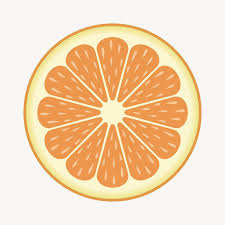
#> input picture Rotational/images.jfif, 225 x 225 px
$ python detect2.py images.jfif
#> lines starting #> are read from the running program, lines starting #| are printed output that depends on the picture; after the words box and inside, x2 and y2 are one past the last pixel; in counts of white or black regions, pixels touching at a corner belong together
import sys
import cv2
import matplotlib.pyplot as plt
import numpy as np

# Adjust SIFT parameters here
sift = cv2.SIFT_create(contrastThreshold=0.01, edgeThreshold=5)

def convert_to_polar(image):
    center = (image.shape[1] // 2, image.shape[0] // 2)
    max_radius = np.hypot(center[0], center[1])
    polar_image = cv2.linearPolar(image, center, max_radius, cv2.WARP_FILL_OUTLIERS)
    return polar_image, center, max_radius

def remove_background(image):
    # Create a mask initialized with zeros (background)
    mask = np.zeros(image.shape[:2], np.uint8)

    # Define background and foreground models
    bgd_model = np.zeros((1, 65), np.float64)
    fgd_model = np.zeros((1, 65), np.float64)

    # Define a rectangle enclosing the foreground object
    rect = (50, 50, image.shape[1] - 50, image.shape[0] - 50)

    # Run GrabCut algorithm to segment foreground from background
    cv2.grabCut(image, mask, rect, bgd_model, fgd_model, 5, cv2.GC_INIT_WITH_RECT)

    # Modify the mask to mark probable foreground and definite background pixels
    mask2 = np.where((mask == 2) | (mask == 0), 0, 1).astype('uint8')

    # Apply the mask to the original image
    result = image * mask2[:, :, np.newaxis]

    return result


def detect_rotational_symmetry(image):
    # Convert to polar coordinates
    polar_image, center, max_radius = convert_to_polar(image)

    # Detect SIFT features
    kp1, des1 = sift.detectAndCompute(image, None)
    kp2, des2 = sift.detectAndCompute(polar_image, None)

    # Match features
    bf = cv2.BFMatcher(cv2.NORM_L2, crossCheck=True)
    matches = bf.match(des1, des2)

    # Prepare data for polar domain plot
    houghr = []
    houghth = []
    for match in matches:
        point = kp1[match.queryIdx].pt
        polar_point = kp2[match.trainIdx].pt

        theta = np.arctan2(point[1] - center[1], point[0] - center[0])
        r = np.sqrt((point[0] - center[0])**2 + (point[1] - center[1])**2)

        houghr.append(r)
        houghth.append(np.degrees(theta))

    # Create an intensity image that highlights SIFT features
    intensity_image = np.zeros_like(image)
    for kp in kp1:
        x, y = np.int32(kp.pt)
        cv2.circle(intensity_image, (x, y), 5, (255, 255, 255), -1)

    # Plotting
    plt.figure(figsize=(15, 7))

    # Original image with SIFT features
    plt.subplot(231)
    plt.imshow(cv2.cvtColor(intensity_image, cv2.COLOR_BGR2RGB))
    plt.title("Intensity Image with SIFT Features")
    plt.axis('off')

    # Symmetry detected
    plt.subplot(232)
    plt.imshow(cv2.cvtColor(image, cv2.COLOR_BGR2RGB))
    for match in matches:
        point = kp1[match.queryIdx].pt
        plt.scatter(point[0], point[1], c='r', s=5)
    plt.title("Symmetry Detected")
    plt.axis('off')

    # Polar domain plot
    plt.subplot(233, projection='polar')
    plt.scatter(np.radians(houghth), houghr, s=5)
    plt.title("Polar Domain")


    plt.tight_layout()
    plt.show()

def main():
    argc = len(sys.argv)
    if argc != 2:
        print("Usage: python3 detect.py IMAGE")
        return

    image = cv2.imread(sys.argv[1])
#> image is the input picture: shape (225, 225, 3); mean B, G, R 183.3, 216, 243.2
    if image is None:
        print(f"Error: Could not read image '{sys.argv[1]}'")
        return

    # Remove background
    image_without_bg = remove_background(image)
#> in remove_background, `result = image * mask2[:, :, np.newaxis]`:
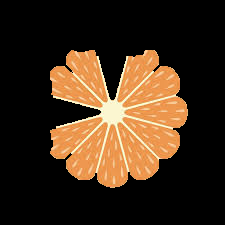
#> result: shape (225, 225, 3); mean B, G, R 26.6, 44.2, 63

    # Preprocess the image to increase contrast
    clahe = cv2.createCLAHE(clipLimit=2.0, tileGridSize=(8, 8))
    grayscale_image = cv2.cvtColor(image_without_bg, cv2.COLOR_BGR2GRAY)
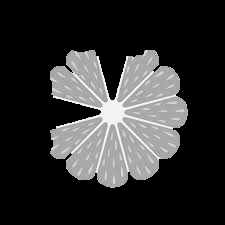
#> grayscale_image: shape (225, 225); min 0, max 252, mean 47.9
    contrast_enhanced_image = clahe.apply(grayscale_image)
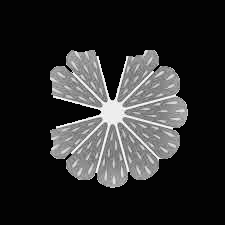
#> contrast_enhanced_image: shape (225, 225); min 2, max 254, mean 44

    # Resize the image
    resized_image = cv2.resize(contrast_enhanced_image, None, fx=2.0, fy=2.0)
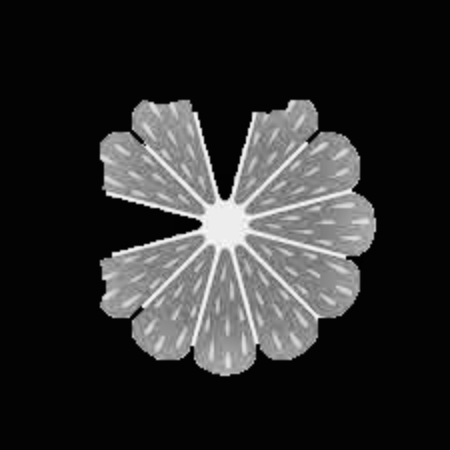
#> resized_image: shape (450, 450); min 2, max 251, mean 44

    # Detect rotational symmetry
    detect_rotational_symmetry(resized_image)
#> in convert_to_polar, `polar_image = cv2.linearPolar(image, center, max_radius, cv2.WARP_FILL..`:
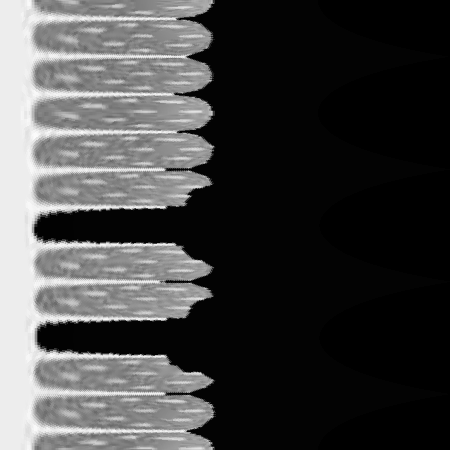
#> polar_image: shape (450, 450); min 0, max 251, mean 68.3
#> in detect_rotational_symmetry, `polar_image, center, max_radius = convert_to_polar(image)`: center = (225, 225); max_radius = 318.2
#> in detect_rotational_symmetry, `kp1, des1 = sift.detectAndCompute(image, None)`: kp1 = 1118 keypoints; strongest (x, y, size): (196, 224, 7.1), (225, 194, 7.9), (254, 115, 4.1), (114, 254, 3.4)
#> in detect_rotational_symmetry, `kp2, des2 = sift.detectAndCompute(polar_image, None)`: kp2 = 720 keypoints; strongest (x, y, size): (49, 337, 18), (48, 227, 18.6), (163, 207, 2.9), (116, 356, 3)
#> in detect_rotational_symmetry, `matches = bf.match(des1, des2)`: matches = 306 matches
#> the loop in detect_rotational_symmetry, `for match in matches:` made 306 passes
#> (point, polar_point, theta, r) on passes 1 to 3: ((101, 306.4), (183.8, 315.7), 2.56, 148.3), ((101, 261.1), (210.2, 415.5), 2.86, 129.2), ((101.1, 164.1), (169.6, 319.5), -2.68, 138.1)
#> after the loop in detect_rotational_symmetry, `for match in matches:`: houghr = 306 values, max 150.9 at index 264, min 19.78 at index 167, mean 87.3; houghth = 306 values, max 170.7 at index 99, min -178.4 at index 132, mean -6.14
#> in detect_rotational_symmetry, `intensity_image = np.zeros_like(image)`: intensity_image: shape (450, 450); every value is 0
#> the loop in detect_rotational_symmetry, `for kp in kp1:` made 1118 passes
#> (kp, x, y) on passes 1 to 3: (keypoint at (100, 299.6), size 2.7, 100, 299), (keypoint at (101, 306.4), size 2, 100, 306), (keypoint at (101, 306.4), size 2, 100, 306)
#> after the loop in detect_rotational_symmetry, `for kp in kp1:`:
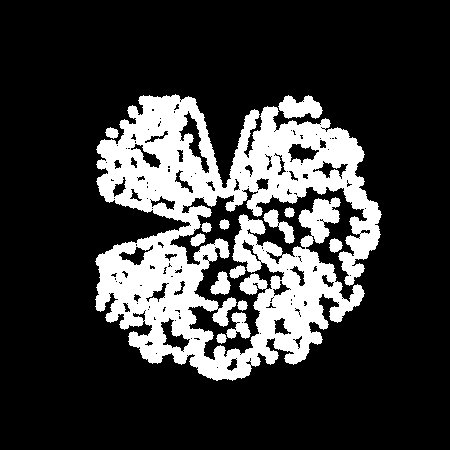
#> intensity_image: shape (450, 450); 22.1% white; 14 white regions, largest, box (x1, y1, x2, y2) and area: (95, 94, 382, 381) 41942, (278, 95, 323, 119) 718, (263, 209, 295, 244) 413
#> the loop in detect_rotational_symmetry, `for match in matches:` made 306 passes
#> point on passes 1 to 3: (101, 306.4), (101, 261.1), (101.1, 164.1)
#> in detect_rotational_symmetry, `plt.show()`:
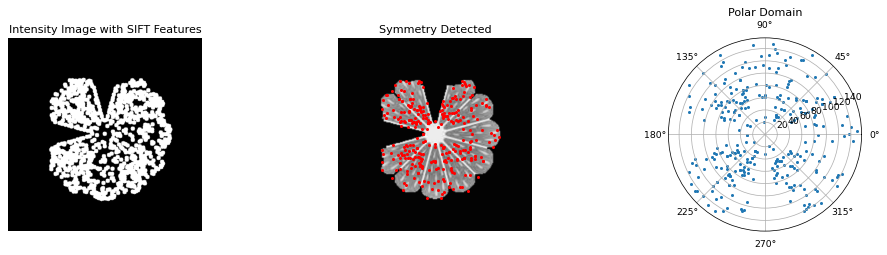
#> figure drawn by matplotlib, 3 panels

if __name__ == "__main__":
    main()
